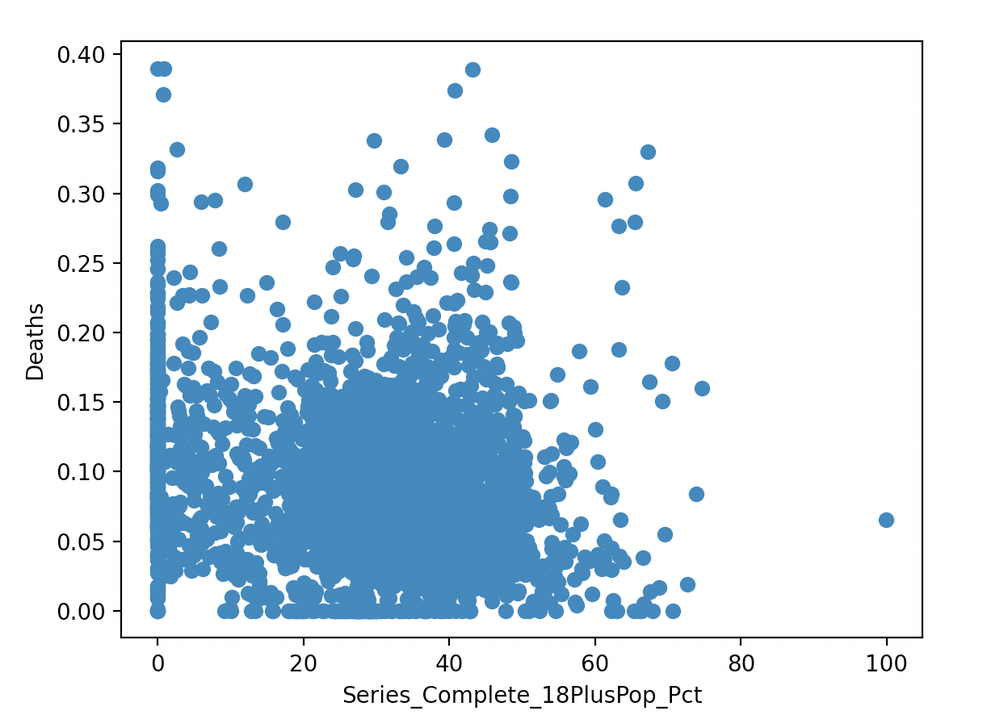
#> input picture images/may1.png, 987 x 715 px, shrunk from 1222 x 886 before the run, found by its file name
$ python animation_extras.py
#> lines starting #> are read from the running program, lines starting #| are printed output that depends on the picture
#Sophia Cofone 2.26.22
#These are just extra imageio functions in case they are helpful. This file can be removed before merge.

import imageio as iio

def read_single(filepath,filename):
    #reading in a standard image, im is a NumPy array
#> called with filename = 'may1.png'
    im = iio.imread(filepath+filename)
#> im is the input picture: shape (715, 987, 4); mean R, G, B, A 218.4, 230.4, 239.5, 255
    return im

def write_single(filepath,filename,array,ext):
    #writing array to a file with specified extension
#> called with filename = 'may1.png', ext = '.jpg'
    write = iio.imwrite(filepath+filename+ext,array[:, :, 0])
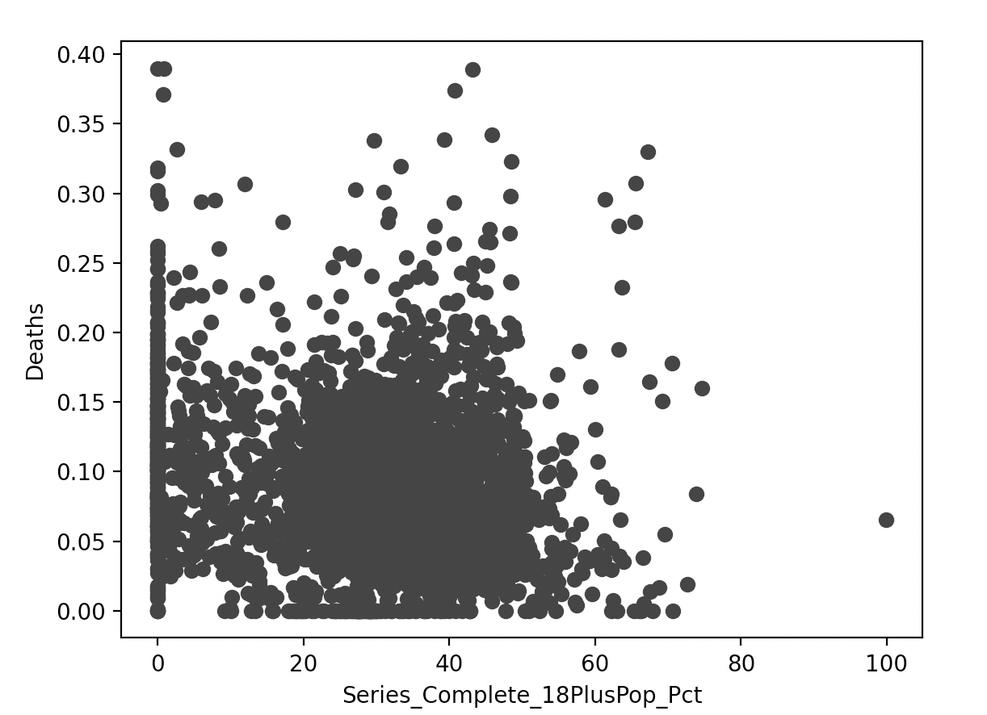
#> saved as may1.png.jpg: shape (715, 987); min 0, max 255, mean 218.3
    return write

if __name__ == "__main__":
    write_single('/Users/sophiacofone/Desktop/code/5010_code/assignment4/timeseries_animaiton_local/vaccines-main/img/','may1.png',read_single('/Users/sophiacofone/Desktop/code/5010_code/assignment4/timeseries_animaiton_local/vaccines-main/img/','may1.png'),'.jpg')

$ run again, with images/aug1.png copied over images/may1.png
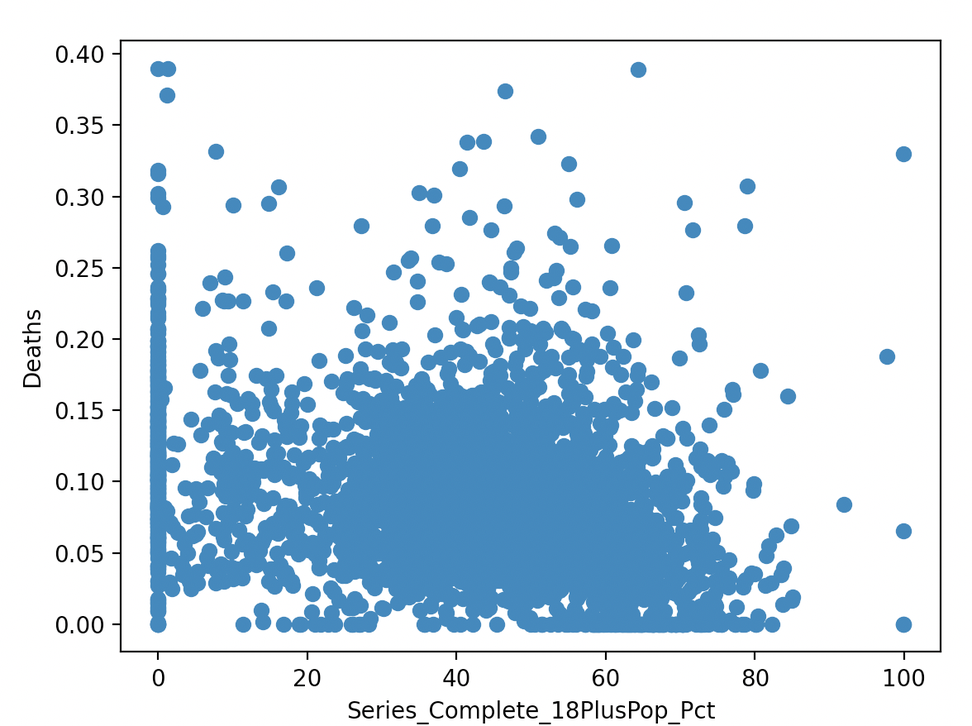
#> input picture images/aug1.png, 972 x 726 px, shrunk from 1176 x 878 before the run, found by its file name
#> in read_single, im is the input picture: shape (726, 972, 4); mean R, G, B, A 210.4, 225.2, 236.6, 255
#> in write_single, `write = iio.imwrite(filepath+filename+ext,array[:, :, 0])`:
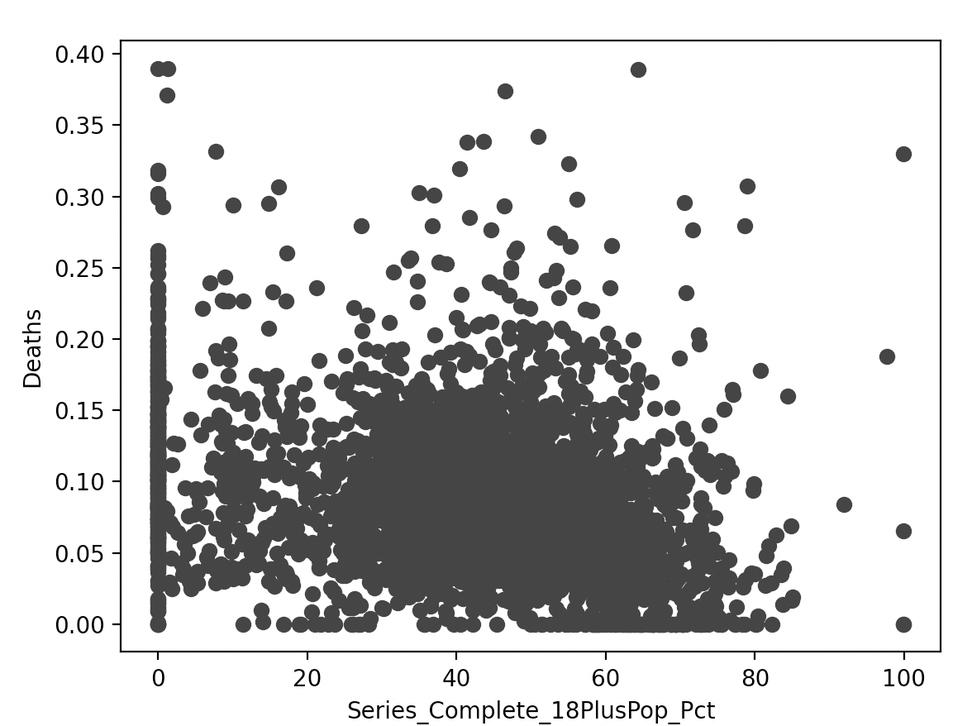
#> saved as may1.png.jpg: shape (726, 972); min 0, max 255, mean 210.3

$ run again, with images/nov1.png copied over images/may1.png
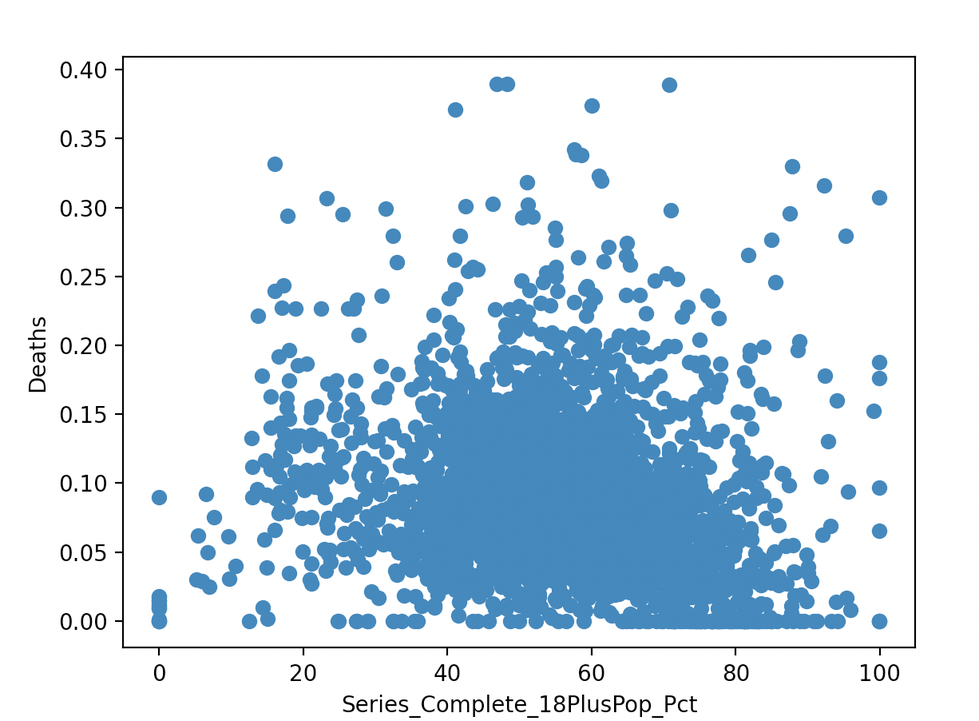
#> input picture images/nov1.png, 979 x 721 px, shrunk from 1226 x 902 before the run, found by its file name
#> in read_single, im is the input picture: shape (721, 979, 4); mean R, G, B, A 214, 227.6, 238, 255
#> in write_single, `write = iio.imwrite(filepath+filename+ext,array[:, :, 0])`:
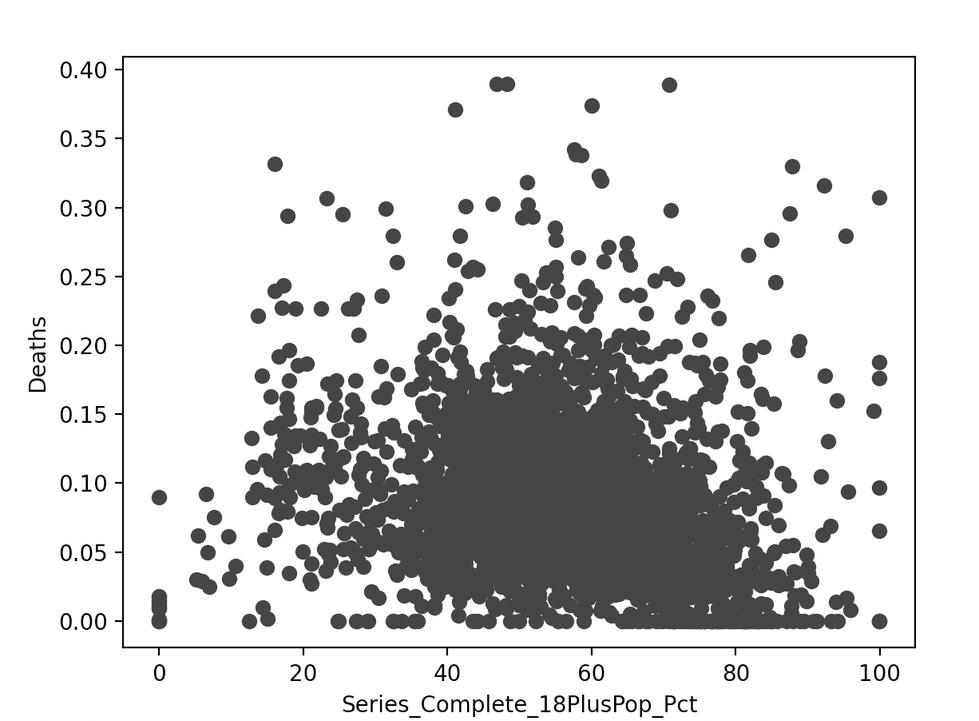
#> saved as may1.png.jpg: shape (721, 979); min 0, max 255, mean 213.8

$ run again, with images/aug.jpg saved as images/may1.png
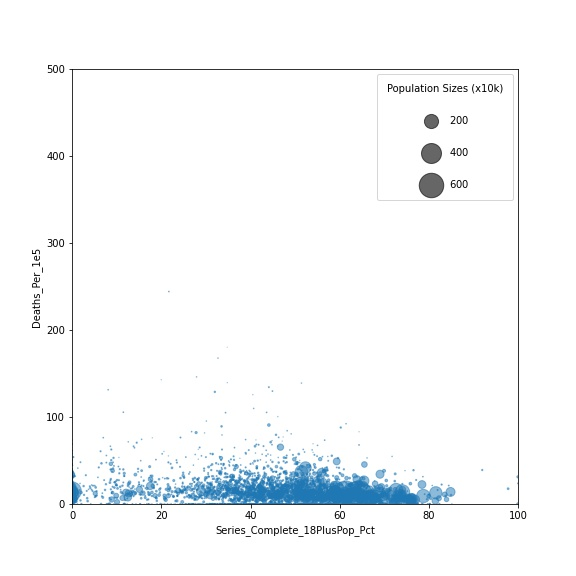
#> input picture images/aug.jpg, 576 x 576 px, found by its file name
#> in read_single, im is the input picture: shape (576, 576, 3); mean R, G, B 247.5, 249.3, 250.5
#> in write_single, `write = iio.imwrite(filepath+filename+ext,array[:, :, 0])`:
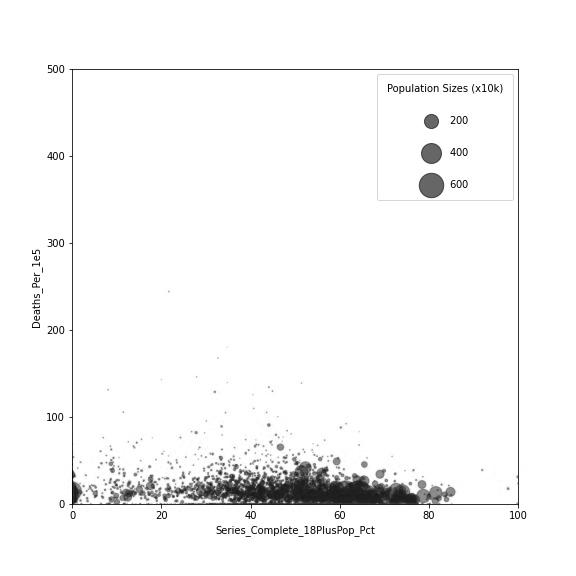
#> saved as may1.png.jpg: shape (576, 576); min 0, max 255, mean 247.4
